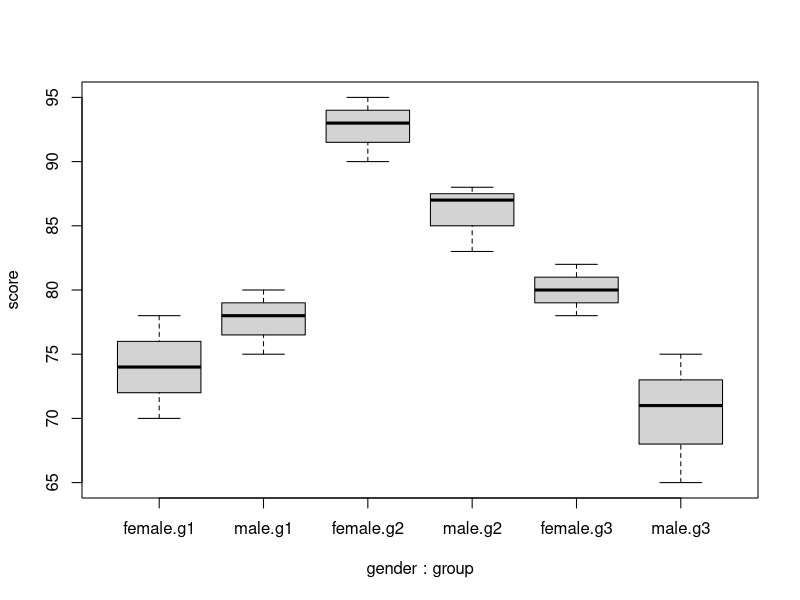

This figure's R source:
## ---- chunk 1
knitr::opts_chunk$set(cache=FALSE)
## ---- chunk 2
library(tidyverse)
## ---- chunk 3
head(data()$results[, 3], 20)
## ---- chunk 4
df <- read.csv('./data/data.csv')
## ---- chunk 5
# Print data frame
print(df)

# 5 number summary
summary(df)

# structure
str(df)
## ---- chunk 6
# read: mean score as a function of gender
aggregate(score ~ gender, FUN = sd, data = df)

# read: mean score as a function of group
aggregate(score ~ group, FUN = mean, data = df)

# read: mean score as a function of group and gender
aggregate(score ~ group + gender, FUN = mean, data = df)

# We can also calculate the mean and the sd at the 
# same time 
aggregate(score ~ gender, data = df, FUN = function(x) c(mean = mean(x), sd = sd(x)))
## ---- chunk 7
boxplot(score ~ gender + group, data = df)
